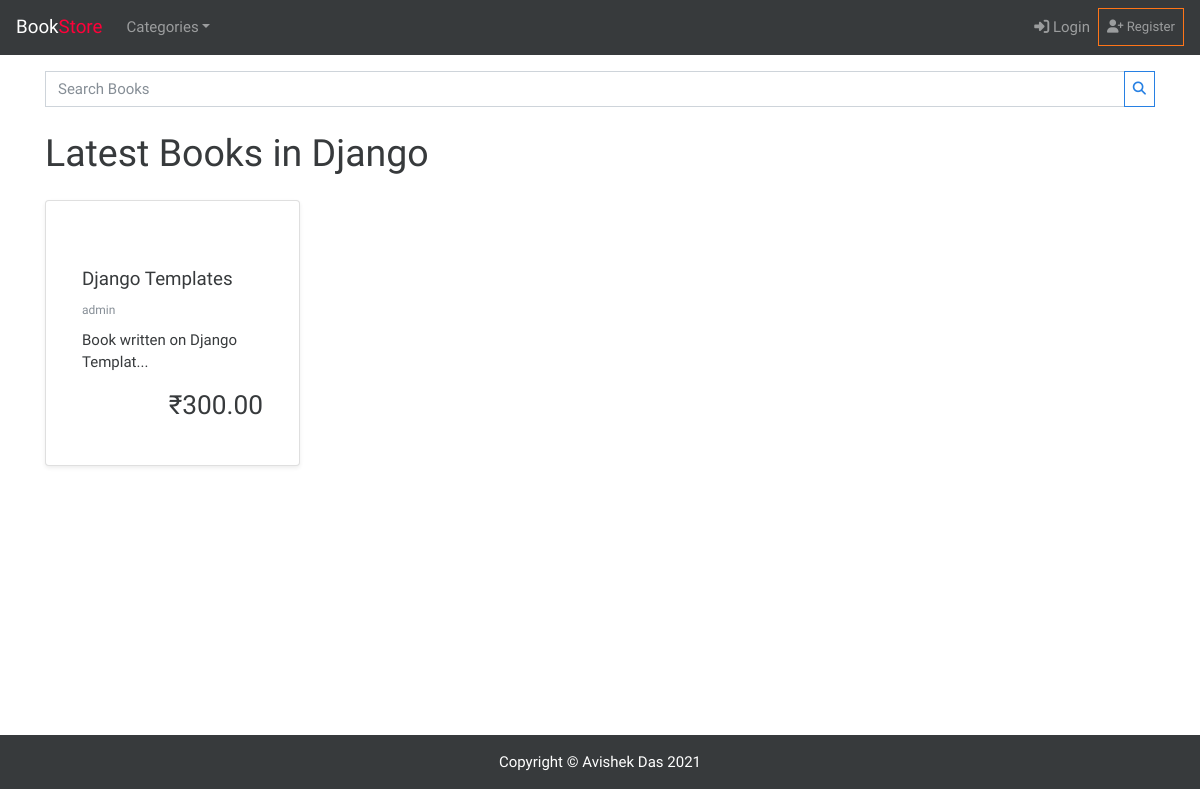
Screenshot of /category/django/ with the database file from the repository.
### shop/models.py (models this page shows, shortened)
class Category(models.Model):
	name=models.CharField(max_length=200,blank=True,null=True,db_index=True)
	slug=models.SlugField(max_length=200,unique=True,blank=True,null=True)
	class Meta:
		verbose_name_plural = 'categories'
	def get_absolute_url(self):
		return reverse('shop:category-list', args=[self.slug])

class Product(models.Model):
	category=models.ForeignKey(Category,related_name='product',on_delete=models.CASCADE,blank=True,null=True)
	created_by = models.ForeignKey(settings.AUTH_USER_MODEL, on_delete=models.CASCADE, related_name='product_creator', blank=True, null=True)
	title=models.CharField(max_length=200,blank=True,null=True)
	author=models.CharField(max_length=200,default='admin',blank=True,null=True)
	slug=models.SlugField(max_length=200,unique=True,blank=True,null=True)
	description = models.TextField(blank=True,null=True)
	image=models.ImageField(upload_to='thumbnails/')
	price=models.DecimalField(max_digits=10,decimal_places=2)
	in_stock=models.BooleanField(default=True)
	is_active=models.BooleanField(default=True)
	created=models.DateTimeField(auto_now_add=True)
	updated = models.DateTimeField(auto_now=True)
	objects = models.Manager()
	products = ProductManager()
	class Meta:
		ordering=['-created']
	def get_absolute_url(self):
		return reverse('shop:product-detail',args=[self.slug])

### shop/views.py (the view)
# urls.py: path('category/<slug:category_slug>/',views.CategoryProductView.as_view(),name='category-list'),
class CategoryProductView(ListView):
	model = Category
	template_name = 'shop/category.html'
	paginate_by=8
	def get_context_data(self, **kwargs):
		context = super().get_context_data(**kwargs)
		category = get_object_or_404(Category, slug=self.kwargs['category_slug'])
		context["category"] = category
		context["products"] = Product.products.filter(category=category)
		return context

### basket/context_processors.py (called while the page is built)
def basket(request):
    return{
        'basket':Basket(request)
    }

### shop/context_processors.py (called while the page is built)
def category(request):
	return{
		'category_list': Category.objects.all()
	}

### shop/models.py (called while the page is built)
	def get_queryset(self):
		return super(ProductManager,self).get_queryset().filter(is_active=True)

### templates/shop/category.html (shortened to what this page needs)
{% extends '../base.html' %}
{% block content %}
        <form action="" method="get" class="form mb-4">
          <div class="input-group mb-3">
            <input type="Search" class="form-control" placeholder="Search Books" />
            <div class="input-group-append">
              <button class="btn btn-outline-primary btn-sm" type="submit">
                <i class="fas fa-search"></i>
              </button>
            </div>
          </div>
        </form>
        <h1>Latest Books in {{category.name|title}}</h1>
<div class="row">
  {% for product in products %}
  <div class="col-xl-3 col-lg-4 col-md-6 col-sm-12">
    <div class="card shadow-sm my-3 p-3 rounded">
      <a href="{{product.get_absolute_url}}">
      </a>
      <div class="card-body">
        <div class="cad-title">
        {% if product.title|length <= 20 %}
          <h5 class='my-2'><a class="text-decoration-none text-dark" href="{{product.get_absolute_url}}" title='{{product.title}}'>{{product.title}}</a></h5>
        {% else %}
          <h5 class='my-2'><a class="text-decoration-none text-dark" href="{{product.get_absolute_url}}" title='{{product.title}}'>{{product.title|slice:17}}...</a></h5>
        {% endif %}
          <small class='text-muted'>{{product.author}}</small>
        </div>
        <div class="card-text my-2">{{product.description|slice:30}}...</div>
        <div class="card-text">
          <h3 class='mt-3 text-right'>₹{{product.price}}</h3>
        </div>
      </div>
    </div>
  </div>
  {% endfor %}
</div>
{% endblock %}

### rows the page displays
Category: name "Django"
Product: title "Django Templates", author "admin", description "Book written on Django Templat", price "300.00"
